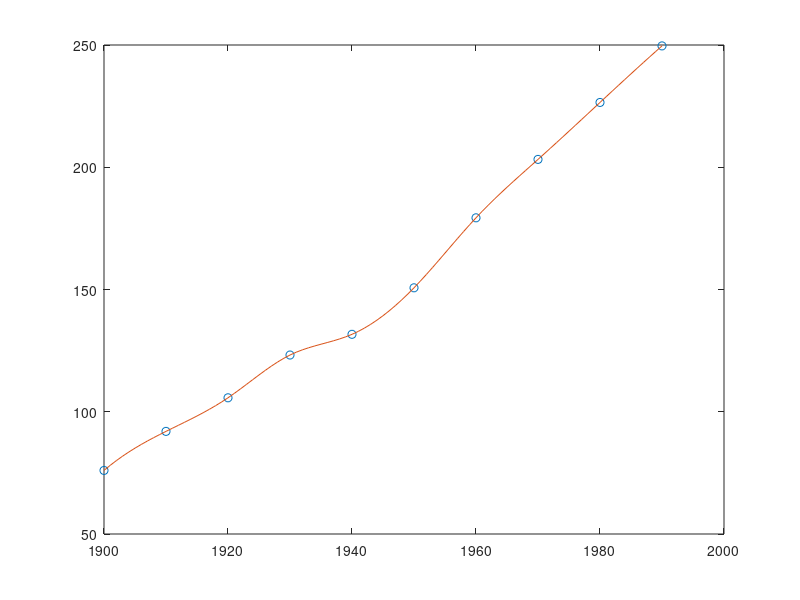

The MATLAB source for this figure:
t=1900:10:1990;
p=[75.995 91.972 105.711 123.203 131.669...
    150.697 179.323 203.212 226.505 249.633];
interp1(t,p,1975);
ans=214.8585
x=1900:1:2000;
y=interp1(t,p,x,'spline');
plot(t,p,'o',x,y)